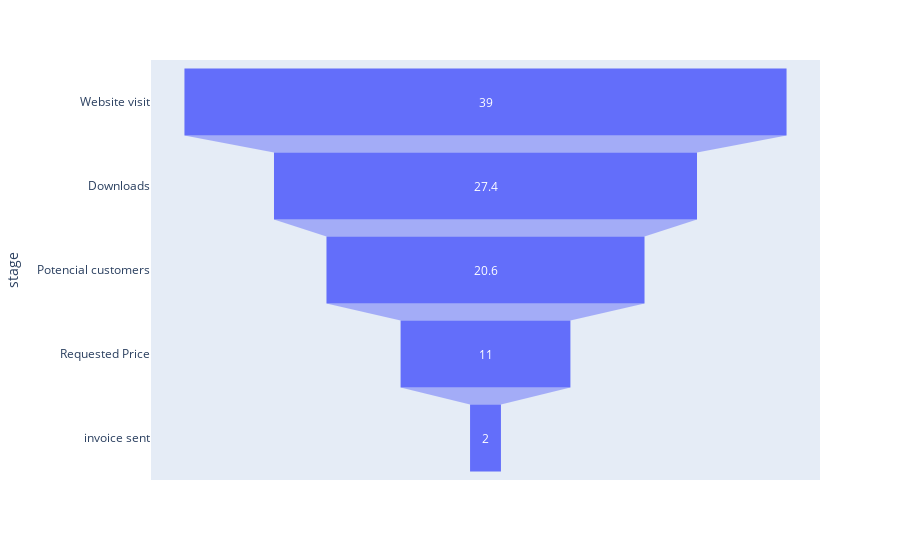

This figure's notebook cell:
### Code cell
import plotly.express as px
data = dict(number=[39,27.4,20.6,11,2], stage=["Website visit","Downloads","Potencial customers", "Requested Price", "invoice sent"])
print(data)

fig = px.funnel(data, x = 'number', y= 'stage')

fig.show()

### Figure 1 — Plotly figure (JSON) as saved in the notebook; plotly's stock layout.template omitted (floating-point values rounded to 4 significant figures)
{"data": [{"hovertemplate": "number=%{x}<br>stage=%{y}<extra></extra>", "legendgroup": "", "marker": {"color": "#636efa"}, "name": "", "orientation": "h", "showlegend": false, "type": "funnel", "x": [39, 27.4, 20.6, 11, 2], "xaxis": "x", "y": ["Website visit", "Downloads", "Potencial customers", "Requested Price", "invoice sent"], "yaxis": "y"}], "layout": {"legend": {"tracegroupgap": 0}, "margin": {"t": 60}, "xaxis": {"anchor": "y", "domain": [0, 1], "title": {"text": "number"}}, "yaxis": {"anchor": "x", "domain": [0, 1], "title": {"text": "stage"}}}}
